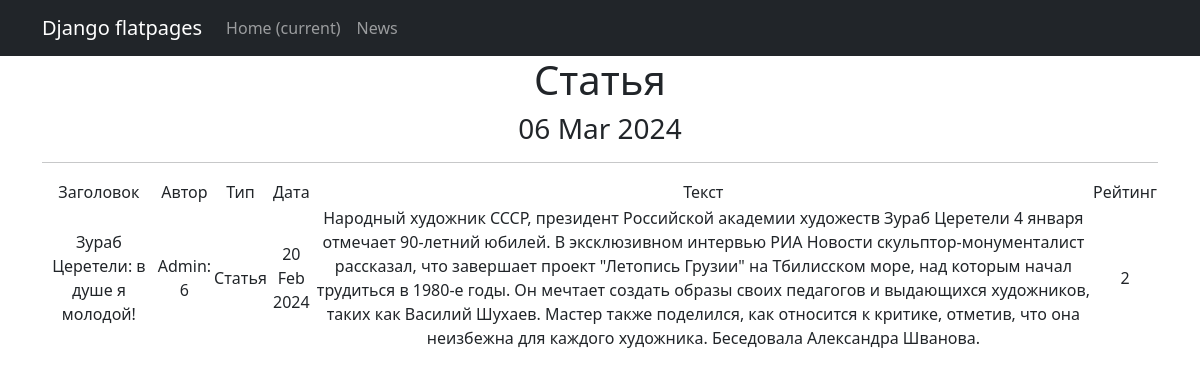
Screenshot of /news/1 with the database file from the repository.
### news/models.py (models this page shows, shortened)
class Post(models.Model):
    NEWS = 'NW'
    ARTICLE = "AR"
    POSITIONS = [
        (NEWS, 'Новость'),
        (ARTICLE, 'Статья')
    ]
    author = models.ForeignKey(Author, on_delete=models.CASCADE)
    type = models.CharField(max_length=20, choices=POSITIONS, default=NEWS)
    time_in = models.DateTimeField(auto_now_add=True)
    category = models.ManyToManyField(Category, through='PostCategory')
    title = models.CharField(
        max_length=255,
        unique=True,
    )
    text = models.TextField()
    rating = models.IntegerField(default=0)
    def __str__(self):
        return self.title

class Author(models.Model):
    user = models.OneToOneField(User, on_delete=models.CASCADE)
    rating = models.IntegerField(default=0)
    def __str__(self):
        return f'{self.user.username.title()}: {self.rating}'

### news/views.py (the view)
# urls.py: path('<int:pk>', PostDetail.as_view(),name='post'),
class PostDetail(DetailView):
    queryset = Post.objects.order_by('-time_in')
    template_name = 'post.html'
    context_object_name = 'posts'
    def get_context_data(self, **kwargs):
        context = super().get_context_data(**kwargs)
        context['time_now'] = datetime.utcnow()
        return context

### news/templatetags/custom_filters.py (called while the page is built)
@register.filter()
def censor(value):
    new_text = value.replace('редиска', 'р******')
    new_text = new_text.replace('скуф', 'ск**')
    return new_text

### templates/post.html (shortened to what this page needs)
{% extends 'flatpages/default.html' %}
{% load custom_filters %}
{% load custom_tags %}
{% block content %}
    <h1>Статья</h1>
    <h3>{{ time_now|date:'d M Y' }}</h3>
    <hr>
   {% if posts %}
       <table>
           <tr>
               <td>Заголовок</td>
               <td>Автор</td>
               <td>Тип</td>
               <td>Дата</td>
               <td>Текст</td>
               <td>Рейтинг</td>
           </tr>
           <tr>
               <td>{{ posts.title|censor }}</td>
               <td>{{ posts.author}}</td>
               <td>{{ posts.type}}</td>
               <td>{{ posts.time_in|date:'d M Y' }}</td>
               <td>{{ posts.text|censor}}</td>
               <td>{{ posts.rating}}</td>
           </tr>
       </table>
   {% endif %}
{% endblock content %}

### templates/flatpages/default.html (shortened to what this page needs)
<!DOCTYPE html>
<html lang="en">
    <head>
        {% load static %}
        <link href="{% static 'css/styles.css' %}" rel="stylesheet" />
    </head>
    <body>
        <nav class="navbar navbar-expand-lg navbar-dark bg-dark static-top">
            <div class="container">
                <a class="navbar-brand" href="#">Django flatpages</a>
                <div class="collapse navbar-collapse" id="navbarResponsive">
                    <ul class="navbar-nav ml-auto">
                        <li class="nav-item active">
                            <a class="nav-link" href="#">Home
                                <span class="sr-only">(current)</span>
                            </a>
                        </li>
                        <li class="nav-item">
                            <a class="nav-link" href="/news/">News</a>
                        </li>
                    </ul>
                </div>
            </div>
        </nav>
        <div class="container">
            <div class="row">
                <div class="col-lg-12 text-center">
                    {% block content %}{% endblock content %}
                </div>
            </div>
        </div>
    </body>
</html>

### rows the page displays
Post: title|censor "Зураб Церетели: в душе я молодой!", author "Admin: 6", type "Статья", time_in "20 Feb 2024", text|censor "Народный художник СССР, президент Российской академии художеств Зураб Церетели 4 января отмечает 90-летний юбилей. В эксклюзивном интервью РИА Новости скульптор-монументалист рассказал, что завершает проект \"Летопись Грузии\" на Тбилисском море, над которым начал трудиться в 1980-е годы. Он мечтает создать образы своих педагогов и выдающихся художников, таких как Василий Шухаев. Мастер также поделился, как относится к критике, отметив, что она неизбежна для каждого художника. Беседовала Александра Шванова.", rating "2"

### other values shown
{{ time_now|date:'d M Y' }} "06 Mar 2024"
